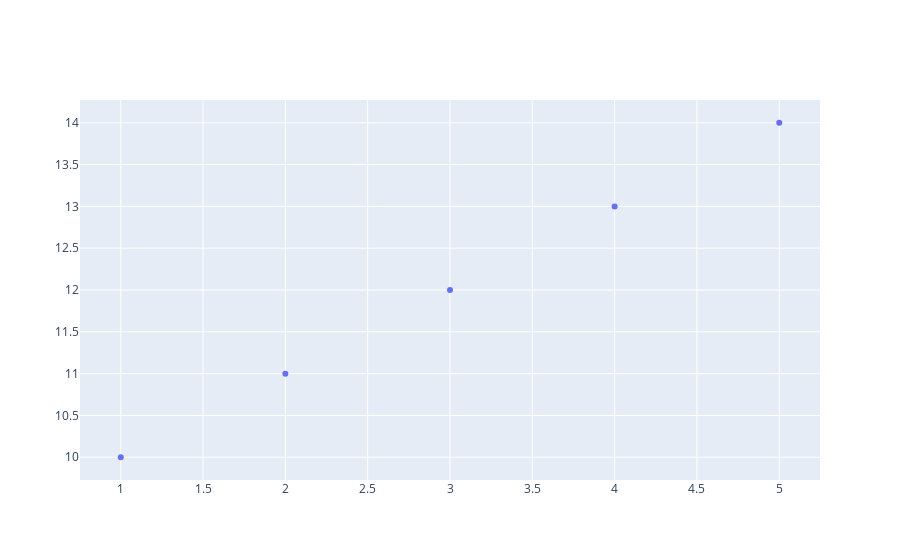

The cell this chart's notebook holds for it:
### Code cell
fig.add_trace(mi_trazado)

### Figure 1 — Plotly figure (JSON) as saved in the notebook; plotly's stock layout.template omitted (floating-point values rounded to 4 significant figures)
{"data": [{"mode": "markers", "type": "scatter", "x": [1, 2, 3, 4, 5], "y": [10, 11, 12, 13, 14]}], "layout": {"autosize": true, "xaxis": {"autorange": true, "range": [0.758, 5.242], "type": "linear"}, "yaxis": {"autorange": true, "range": [9.67, 14.33], "type": "linear"}}}
